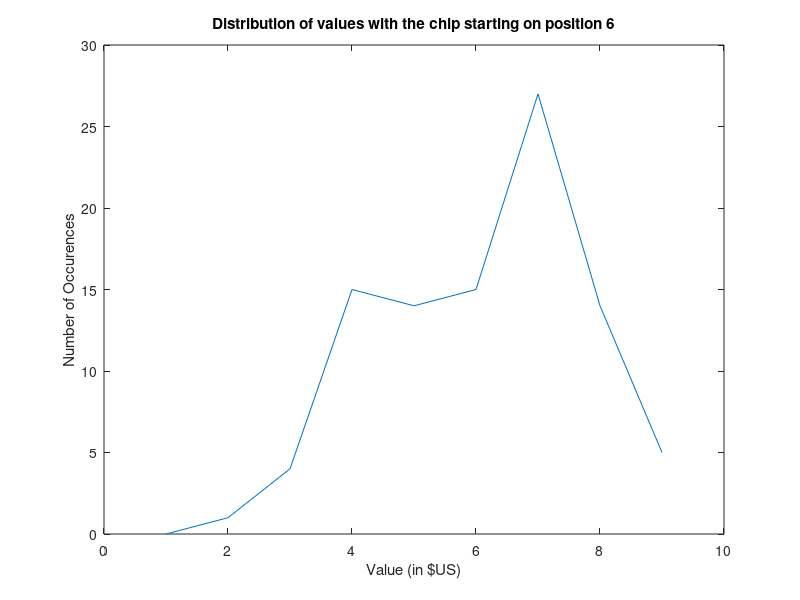

MATLAB code for this plot: (Note: this script raises an error after producing the figure.)
%%%%%%%%%%%%%%%%%%%%%%%%%%%%%%%%%%%%%%%%%%%%%%
% MATH 4080 Final Exam
% Plinko (Bean Machine) Simulation d) In this simulation the walls are not
% reflective walls. If the chip hits the wall it is out of play.
% Francisco Javier Carrera Arias
% 12/01/2017
%%%%%%%%%%%%%%%%%%%%%%%%%%%%%%%%%%%%%%%%%%%%$

clear;
clc;

% Step 1: Generate a Plinko board as a cell array
a = [0,0,0,0,0,0,0,0,0];
b = [0,0,0,0,0,0,0,0];
c = [0,0,0,0,0,0,0,0,0];
d = [0,0,0,0,0,0,0,0];
e = [0,0,0,0,0,0,0,0,0];
f = [0,0,0,0,0,0,0,0];
g = [0,0,0,0,0,0,0,0,0];
h = [0,0,0,0,0,0,0,0];
i = [0,0,0,0,0,0,0,0,0];
j = [0,0,0,0,0,0,0,0];
k = [0,0,0,0,0,0,0,0,0];
l = [0,0,0,0,0,0,0,0];
bins = [0,0,0,0,0,0,0,0,0];
cell = {a,b,c,d,e,f,g,h,i,j,k,l,bins};
cellCopy = cell;
counter = [0,0,0,0,0,0,0,0,0];
valueVec = [100,500,1000,0,10000,0,1000,500,100];

%% Plinko Chip flow loop
rng(1)
initLoc = 6; % Set the Initial Location of the chip (Change from 1:9 to see the different distributions)
for k = 1:100
    cell = cellCopy;
    location = initLoc;
    cell{1}(location) = 1; % Chip starts at the fifth location (the middle)
    for i = 2:13
        if mod(i-1,2) ~= 0 && location == 1
            cell{i}(location) = 0;
            location = 0;
            break;  % If it hits the left wall, the chip is out of play
        elseif mod(i-1,2) ~= 0 && location == 9
            cell{i}(location-1) = 0;
            location = 0;
            break;
        end
        if mod(i-1,2) ~= 0 && location ~= 1 && location ~= 9
            cell{i}(location) = binornd(1,0.5);
            cell{i}(location-1) = binornd(1,0.5);
            while cell{i}(location) == 0 && cell{i}(location-1) == 0 || cell{i}(location) == 1 && cell{i}(location-1) == 1
                  cell{i}(location) = binornd(1,0.5);
                  cell{i}(location-1) = binornd(1,0.5);
            end
        end
        if mod(i-1,2) == 0
            cell{i}(location) = binornd(1,0.5);
            cell{i}(location+1) = binornd(1,0.5);
            while cell{i}(location) == 0 && cell{i}(location+1) == 0 || cell{i}(location) == 1 && cell{i}(location+1) == 1
                  cell{i}(location) = binornd(1,0.5);
                  cell{i}(location+1) = binornd(1,0.5);
            end
        end
        location = find(cell{i},1);
    end
   if location == 0
            counter = counter + 0;
   elseif initLoc == 1
       counter(1) = 0;
   elseif location ~= 0
       counter(location) = counter(location) + 1;
   end
end

disp(counter)

%% Plot the Distribution
plot(counter);
str = sprintf('Distribution of values with the chip starting on position %d',initLoc);
title(str);
xlabel('Value (in $US)')
ylabel('Number of Occurences')
xticklabels(string(valueVec))

%% Mean winnings and standard deviation based on initial positioning of the chip
Avg = mean(counter.*valueVec);
Sd = std(counter.*valueVec);
fprintf('The average winnings from position %d is $%.2f. The standard deviation is $%.2f\n',initLoc, Avg,Sd)